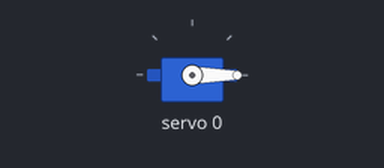
The sketch below on a simulated Arduino Uno, built with avr-gcc and run on an emulated ATmega328P. On the bench: servo.

Above: at 1.05 s.
At 2.5 s:
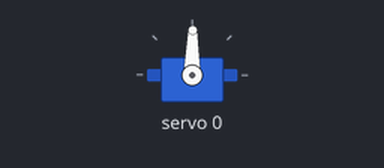
At 4.0 s:
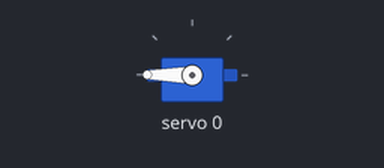
Timing chart, 0 to 7.9 s (numbered marks = the images above):
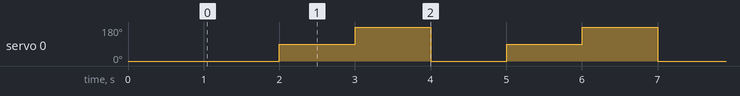

Measured:
- by itself, servo 0: repeats every 3.0 s: 180° 1.0 s, 0° 1.0 s, 89° 1.0 s

The sketch:

servo_test.ino
```cpp
#include <Wire.h>
#include <Adafruit_PWMServoDriver.h>

Adafruit_PWMServoDriver pwm = Adafruit_PWMServoDriver();

#define SERVOMIN  100
#define SERVOMAX  500

void setup() {
  Serial.begin(115200);

  pwm.begin();
  pwm.setPWMFreq(50);

  delay(1000);
}

void loop() {

  // Move servo to 0 degrees
  pwm.setPWM(0, 0, SERVOMIN);
  delay(1000);

  // Move servo to 90 degrees
  pwm.setPWM(0, 0, 300);
  delay(1000);

  // Move servo to 180 degrees
  pwm.setPWM(0, 0, SERVOMAX);
  delay(1000);
}
```
